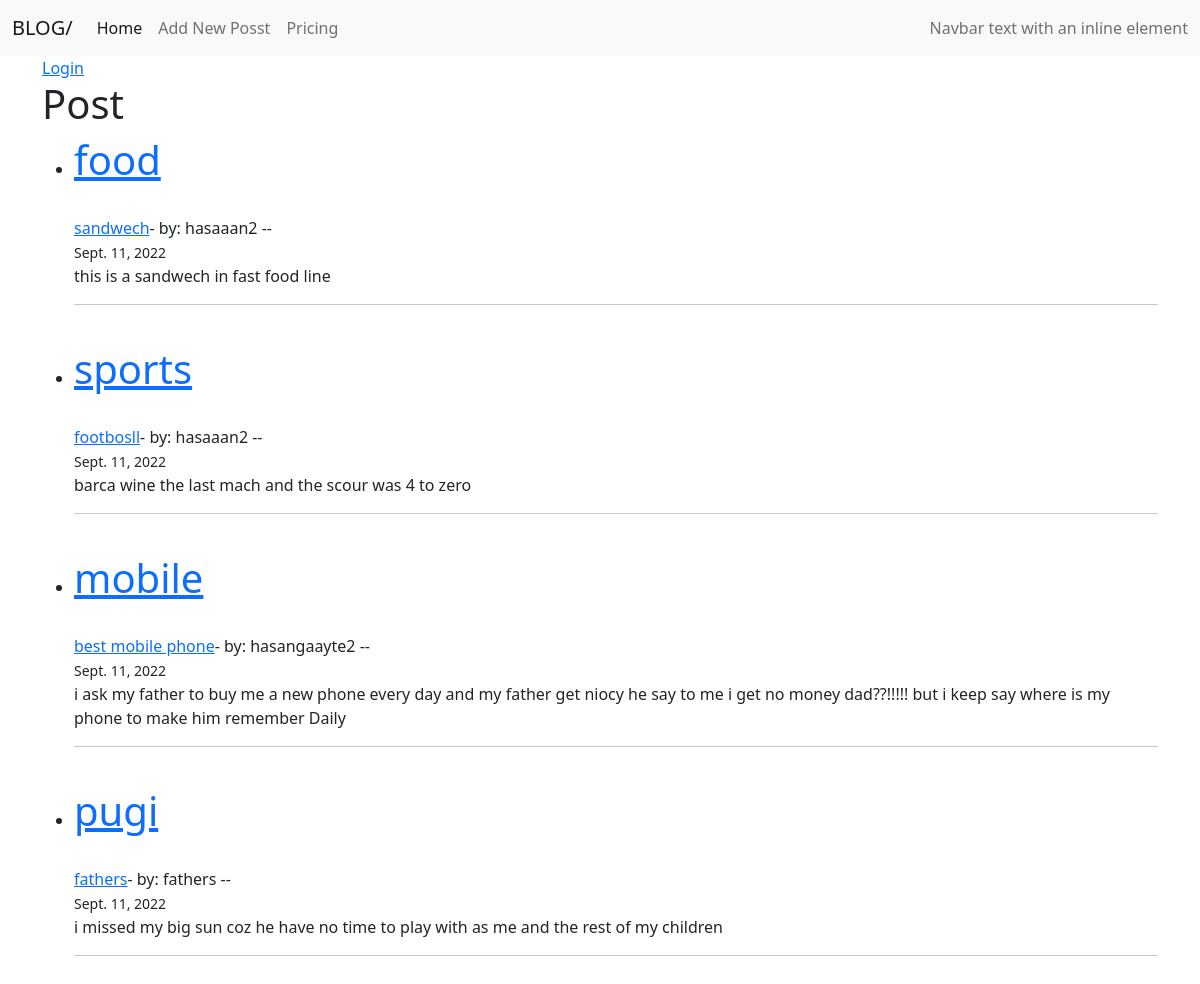
The page / on the database its author committed.
### theblog/models.py (models this page shows, shortened)
class Post (models.Model):
    title = models.CharField(max_length=255)
    title_tag = models.CharField(max_length=255, default='The Top')
    author = models.ForeignKey(User, on_delete=models.CASCADE)
    body = models.TextField()
    post_date = models.DateField(auto_now_add=True)
    category = models.ForeignKey(Category, max_length=25,on_delete=models.CASCADE)

class Category(models.Model):
    name = models.CharField(max_length=255)
    def __str__(self):
        return self.name

### theblog/views.py (the view)
# urls.py: path('',views.HomeView.as_view(),name='home'),
class HomeView(ListView):
    model = Post
    template_name = 'theblog/home.html'
    ordering = ['-post_date']

### theblog/templates/theblog/home.html (shortened to what this page needs)
<!DOCTYPE html>
{% load static %}
<html lang="en">
<head>
    <link rel="stylesheet" href="{% static 'css/bootstrap.css' %}">
</head>
<body>
    <nav class="navbar navbar-expand-lg bg-light">
        <div class="container-fluid">
          <a class="navbar-brand" href="{% url 'home' %}">BLOG/ {{post.author}}</a>
          <div class="collapse navbar-collapse" id="navbarText">
            <ul class="navbar-nav me-auto mb-2 mb-lg-0">
              <li class="nav-item">
                <a class="nav-link active" aria-current="page" href="{% url 'home' %}">Home</a>
              </li>
              <li class="nav-item">
                <a class="nav-link" href="{% url 'add_post' %}">Add New Posst</a>
              </li>
              <li class="nav-item">
                <a class="nav-link" href="#">Pricing</a>
              </li>
            </ul>
            <span class="navbar-text">
              Navbar text with an inline element
            </span>
          </div>
        </div>
      </nav>
    <section>
        <div class="container">
          <div>
            {% if user.is_authenticated %}
            <a href="#">Wellcome--{{user.username}}</a>
            <a href="{% url 'logout' %}">Logout</a>
            {% else %}
            <a href="{% url 'login' %}">Login</a>
            {% endif %}
          </div>
            <h1>Post</h1>
            <ul>
                {% for post in object_list%}
                 <li>
                    <h1><a href="#">{{post.category}}</a></h1><br>
                    <a href="{% url 'deteil' post.pk %}">{{post.title}}</a>- by: {{post.author}} --
                      <br>
                    <small> {{post.post_date}}</small>
                    <br>
                    {{post.body}}
                    </li><hr><br>
                {% endfor %}
             </ul>
        </div>
     </section>
</body>
</html>

### rows shown on the page
Post: category "food", title "sandwech", author "hasaaan2", post_date "Sept. 11, 2022", body "this is a sandwech in fast food line"
Post: category "sports", title "footbosll", author "hasaaan2", post_date "Sept. 11, 2022", body "barca wine the last mach and the scour was 4 to zero"
Post: category "mobile", title "best mobile phone", author "hasangaayte2", post_date "Sept. 11, 2022", body "i ask my father to buy me a new phone every day and my father get niocy he say to me i get no money dad??!!!!! but i keep say where is my phone to make him remember Daily"
Post: category "pugi", title "fathers", author "fathers", post_date "Sept. 11, 2022", body "i missed my big sun coz he have no time to play with as me and the rest of my children"
